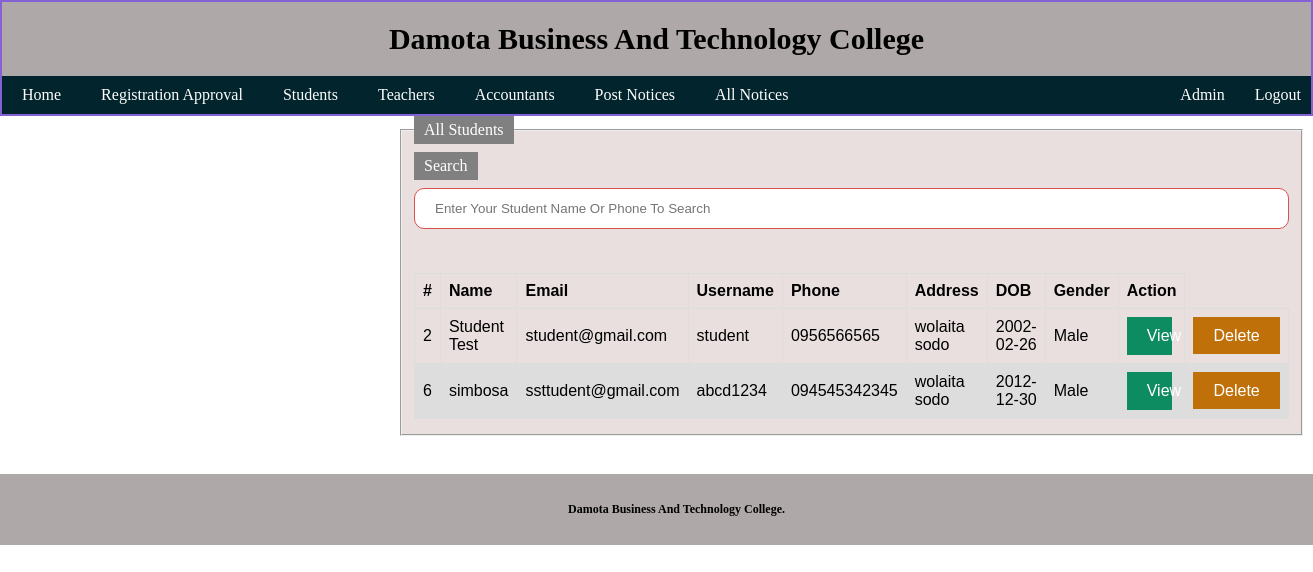
The page /Project/View/pages/Students.php (signed in) on the database its author committed.
### tables this page shows
CREATE TABLE `users` (
  `id` int(11) NOT NULL,
  `Name` text NOT NULL,
  `Email` varchar(255) NOT NULL,
  `Username` varchar(100) NOT NULL,
  `Password` varchar(255) NOT NULL,
  `Phone` text NOT NULL,
  `Address` varchar(255) NOT NULL,
  `DOB` text NOT NULL,
  `Gender` text NOT NULL,
  `User_Type` text NOT NULL,
  `File_Path` varchar(500) NOT NULL,
  `Validation` text NOT NULL
);

### Project/model/DatabaseConnection.php (called while the page is built, shortened)
<?php
class DatabaseConnection
{
    function ShowSpecificUsers($conn, $table, $usertype)
    {
        $result = $conn->query("SELECT `id`, `Name`, `Email`, `Username`, `Phone`, `Address`, `DOB`, `Gender`, `File_Path` FROM " . $table . " WHERE User_Type='" . $usertype . "'");
        return $result;
    }
}

### Project/View/pages/Students.php (the view, shortened to what this page needs)
<!DOCTYPE html>
<html>
<head>
</head>
<body>
    <?php
    include('../layout/Header.php');
    ?>
    <fieldset>
        <legend>All Students</legend>
        <legend style="width:fit-content"> Search </legend>
        <input type=search name="name" placeholder="Enter Your Student Name Or Phone To Search" id="name" onkeydown="showuser()" onkeyup="showuser()" onchange="showuser()" ><br>
        <p id="mytext"></p>
        <?php
        include "../../model/DatabaseConnection.php";
        $connection = new DatabaseConnection();
        $conobj = $connection->OpenCon();
        $users = $connection->ShowSpecificUsers($conobj, "users", "student");
        if ($users->num_rows > 0) { ?>
            <table>
                <thead>
                    <tr>
                        <th>#</th>
                        <th>Name</th>
                        <th>Email</th>
                        <th>Username</th>
                        <th>Phone</th>
                        <th>Address</th>
                        <th>DOB</th>
                        <th>Gender</th>
                        <th>Action</th>
                    </tr>
                </thead>
                <tbody id="student_table_body">
                    <?php
                    while ($row = $users->fetch_assoc()) { ?>
                        <tr>
                            <td><?php echo $row['id'] ?></td>
                            <td><?php echo $row['Name'] ?></td>
                            <td><?php echo $row['Email'] ?></td>
                            <td><?php echo $row['Username'] ?></td>
                            <td><?php echo $row['Phone'] ?></td>
                            <td><?php echo $row['Address'] ?></td>
                            <td><?php echo $row['DOB'] ?></td>
                            <td><?php echo $row['Gender'] ?></td>
                            <td><a class='button' href='./ProfileView.php?id=<?php echo $row['id'] ?>'>View</a></td>
                            <td><a class='button1' href='../../Controller/DeleteUser.php?id=<?php echo $row['id'] ?>'>Delete</a></td>
                        </tr>
                    <?php
                    } ?>
                </tbody>
            </table>
        <?php
        }
        ?>
    </fieldset>
    <br>
    <?php
    include('../layout/Footer.php');
    ?>
</body>
</html>

### Mainpage.css (style rules this page uses)
body { margin:0; padding: 0; background-size: cover; background-attachment: fixed; }
p { width: 40%; font-family: comic sans ms; font-size: 20px; text-align: center; padding: 10px 12px; margin: 8px 0; border-radius: 10px; opacity: 1; }
a.button:link, a.button:visited { text-decoration: none; background-color: #1fb9e4; color: white; padding: 15px 85px; text-align: center; text-decoration: none; display: inline-block; }

### Project/css/design.css (style rules this page uses)
body { margin:0; padding: 0; background: url(background.jpg) no-repeat; background-size: cover; }
a.button:link, a.button:visited { text-decoration: none; background-color: rgb(13, 139, 97); color: white; padding: 10px 20px; width: 5px; }
a.button1:link, a.button1:visited { text-decoration: none; background-color: rgb(192, 112, 8); color: white; padding: 10px 20px; width: 5px; }
input[type=search], select { width: 100%; padding: 12px 20px; margin: 8px 0; display: inline-block; border: 1px solid rgb(216, 81, 81); border-radius: 10px; box-sizing: border-box; }
fieldset { background-color: #e9dfdf; display: block; margin-left: 400px; margin-right: 400px; padding-top: 0.5em; padding-bottom: 0.9em; }
legend { background-color: gray; color: white; padding: 5px 10px; }
table { font-family: arial, sans-serif; border-collapse: collapse; width: 100%; }
td, th { border: 1px solid #dddddd; text-align: left; padding: 8px; }
tr:nth-child(even) { background-color: #dddddd; }

### rows shown on the page
users: id "2", Name "Student Test", Email "student@gmail.com", Username "student", Phone "0956566565", Address "wolaita sodo", DOB "2002-02-26", Gender "Male"
users: id "6", Name "simbosa", Email "ssttudent@gmail.com", Username "abcd1234", Phone "094545342345", Address "wolaita sodo", DOB "2012-12-30", Gender "Male"

### other values the page prints
$_SESSION['Name'] "Admin"
